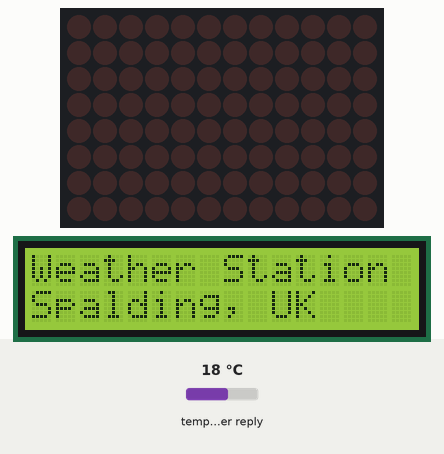
Recording of a sketch running on a simulated Arduino Uno R4 WiFi. On the bench: 12×8 LED matrix, 16×2 character LCD. Inputs (shaded band) come from the test bench; at power-on: temperature in the weather reply 18 °C. WiFi joins after 1.5 s; servers stay silent unless stated; web services answer with replies made up by the test bench; what the sketch prints to the serial monitor is not drawn.

Above: at 1.1 s.
3.8 s: temperature in the weather reply set to -14 °C
At 5.31 s:
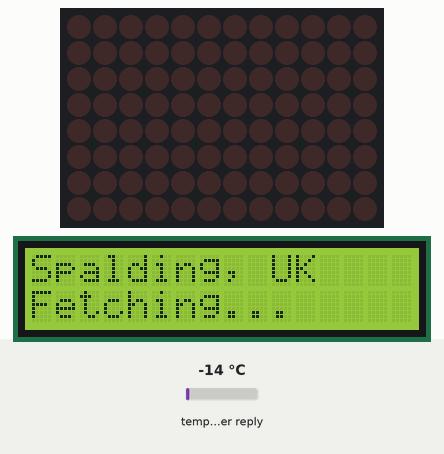
At 6.1 s:
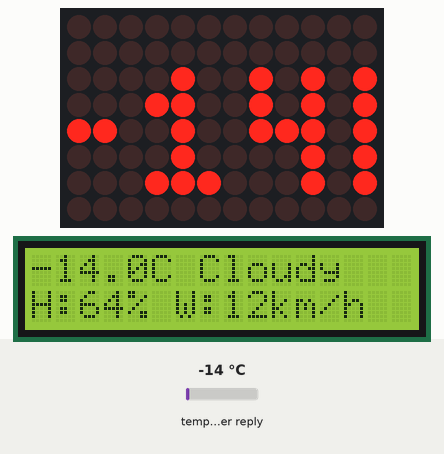
Timing chart, 0 to 7.6 s (numbered marks = the images above; inputs shaded):
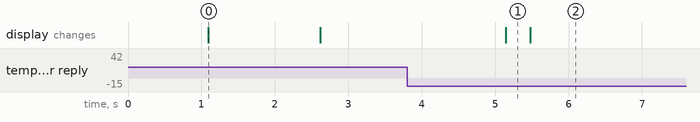

The sketch:

weather_station.ino
```cpp
#include "Arduino_LED_Matrix.h"
#include <WiFiS3.h>
#include <hd44780.h>
#include <hd44780ioClass/hd44780_pinIO.h>

// --- Config ---
const char* ssid = "YOUR_SSID";
const char* pass = "YOUR_PASSWORD";
const char* host = "api.open-meteo.com";
const char* path = "/v1/forecast?latitude=52.79&longitude=-0.15"
                   "&current=temperature_2m,relative_humidity_2m,wind_speed_10m,weather_code"
                   "&forecast_days=1";
const unsigned long REFRESH_MS = 600000; // 10 minutes

// --- Hardware ---
ArduinoLEDMatrix matrix;
hd44780_pinIO lcd(8, 9, 4, 5, 6, 7); // RS=8, E=9, D4=4, D5=5, D6=6, D7=7

// --- State ---
unsigned long lastFetch = 0;
bool firstRun = true;

// --- 3x5 pixel font for LED matrix (digits 0-9, minus, C) ---
const byte font3x5[][5] = {
  { 0b111, 0b101, 0b101, 0b101, 0b111 }, // 0
  { 0b010, 0b110, 0b010, 0b010, 0b111 }, // 1
  { 0b111, 0b001, 0b111, 0b100, 0b111 }, // 2
  { 0b111, 0b001, 0b111, 0b001, 0b111 }, // 3
  { 0b101, 0b101, 0b111, 0b001, 0b001 }, // 4
  { 0b111, 0b100, 0b111, 0b001, 0b111 }, // 5
  { 0b111, 0b100, 0b111, 0b101, 0b111 }, // 6
  { 0b111, 0b001, 0b010, 0b010, 0b010 }, // 7
  { 0b111, 0b101, 0b111, 0b101, 0b111 }, // 8
  { 0b111, 0b101, 0b111, 0b001, 0b111 }, // 9
  { 0b000, 0b000, 0b111, 0b000, 0b000 }, // 10 = minus
  { 0b111, 0b100, 0b100, 0b100, 0b111 }, // 11 = C
};

void drawChar(byte frame[8][12], int charIdx, int xOff, int yOff) {
  for (int row = 0; row < 5; row++) {
    for (int col = 0; col < 3; col++) {
      int x = xOff + col;
      int y = yOff + row;
      if (x >= 0 && x < 12 && y >= 0 && y < 8) {
        if (font3x5[charIdx][row] & (0b100 >> col)) {
          frame[y][x] = 1;
        }
      }
    }
  }
}

// LED matrix: show rounded temp like "7C" or "-3C"
void matrixShowTemp(float temp) {
  byte frame[8][12] = {};
  int chars[6];
  int nChars = 0;

  int rounded = (int)(temp + (temp >= 0 ? 0.5 : -0.5));
  bool negative = rounded < 0;
  if (negative) rounded = -rounded;

  if (negative) chars[nChars++] = 10;
  if (rounded >= 10) chars[nChars++] = rounded / 10;
  chars[nChars++] = rounded % 10;
  chars[nChars++] = 11; // C

  int totalWidth = nChars * 4 - 1;
  int x = (12 - totalWidth) / 2;

  for (int i = 0; i < nChars; i++) {
    drawChar(frame, chars[i], x, 2);
    x += 4;
  }

  matrix.renderBitmap(frame, 8, 12);
}

void matrixShowConnecting() {
  byte frame[8][12] = {};
  static int dot = 0;
  for (int i = 0; i <= dot; i++) {
    frame[4][3 + i * 3] = 1;
  }
  dot = (dot + 1) % 3;
  matrix.renderBitmap(frame, 8, 12);
}

void matrixShowError() {
  byte frame[8][12] = {};
  frame[1][3] = 1; frame[1][8] = 1;
  frame[2][4] = 1; frame[2][7] = 1;
  frame[3][5] = 1; frame[3][6] = 1;
  frame[4][5] = 1; frame[4][6] = 1;
  frame[5][4] = 1; frame[5][7] = 1;
  frame[6][3] = 1; frame[6][8] = 1;
  matrix.renderBitmap(frame, 8, 12);
}

// WMO weather code to short description
const char* weatherDesc(int code) {
  if (code == 0)  return "Clear";
  if (code <= 3)  return "Cloudy";
  if (code <= 49) return "Fog";
  if (code <= 59) return "Drizzle";
  if (code <= 69) return "Rain";
  if (code <= 79) return "Snow";
  if (code <= 84) return "Showers";
  if (code <= 94) return "Snow shwrs";
  return "Storm";
}

// LCD: show full weather details
void lcdShowWeather(float temp, int humidity, float wind, int weatherCode) {
  lcd.clear();

  // Line 1: temp + condition
  lcd.setCursor(0, 0);
  lcd.print(temp, 1);
  lcd.print("C ");
  lcd.print(weatherDesc(weatherCode));

  // Line 2: humidity + wind
  lcd.setCursor(0, 1);
  lcd.print("H:");
  lcd.print(humidity);
  lcd.print("% W:");
  lcd.print(wind, 0);
  lcd.print("km/h");
}

void lcdShowStatus(const char* line1, const char* line2) {
  lcd.clear();
  lcd.setCursor(0, 0);
  lcd.print(line1);
  if (line2) {
    lcd.setCursor(0, 1);
    lcd.print(line2);
  }
}

// --- WiFi ---
bool connectWiFi() {
  if (WiFi.status() == WL_CONNECTED) return true;

  Serial.print("Connecting to WiFi...");
  lcdShowStatus("Connecting to", "WiFi...");

  WiFi.begin(ssid, pass);
  int attempts = 0;
  while (WiFi.status() != WL_CONNECTED && attempts < 30) {
    matrixShowConnecting();
    delay(500);
    attempts++;
  }

  if (WiFi.status() == WL_CONNECTED) {
    Serial.print("Connected, IP: ");
    Serial.println(WiFi.localIP());
    delay(1000);
    return true;
  }

  Serial.println("WiFi failed");
  return false;
}

// --- Parse a float value after a key in the response ---
float parseFloat(const String& resp, const char* key, int fromIdx) {
  int idx = resp.indexOf(key, fromIdx);
  if (idx == -1) return -999;
  int colon = resp.indexOf(':', idx);
  if (colon == -1) return -999;

  String num = "";
  for (int i = colon + 1; i < resp.length() && i < colon + 15; i++) {
    char c = resp.charAt(i);
    if (c == '-' || c == '.' || (c >= '0' && c <= '9')) num += c;
    else if (num.length() > 0) break;
  }
  return num.length() > 0 ? num.toFloat() : -999;
}

int parseInt(const String& resp, const char* key, int fromIdx) {
  float v = parseFloat(resp, key, fromIdx);
  return v > -999 ? (int)v : -999;
}

// --- HTTP fetch ---
bool fetchWeather(float &temp, int &humidity, float &wind, int &weatherCode) {
  WiFiClient client;

  Serial.println("Fetching weather...");
  lcdShowStatus("Spalding, UK", "Fetching...");

  bool connected = false;
  for (int retry = 0; retry < 3 && !connected; retry++) {
    if (retry > 0) delay(2000);
    connected = client.connect(host, 80);
  }
  if (!connected) {
    Serial.println("Server connection failed");
    return false;
  }

  client.print("GET ");
  client.print(path);
  client.println(" HTTP/1.1");
  client.print("Host: ");
  client.println(host);
  client.println("Connection: close");
  client.println();

  unsigned long timeout = millis();
  while (!client.available()) {
    if (millis() - timeout > 15000) {
      client.stop();
      return false;
    }
    delay(100);
  }

  String response = "";
  while (client.connected() || client.available()) {
    if (client.available()) response += (char)client.read();
    else delay(10);
  }
  client.stop();

  // Find the "current":{ block (second occurrence of keys)
  int currentBlock = response.indexOf("\"current\":{");
  if (currentBlock == -1) currentBlock = response.indexOf("\"current\": {");
  if (currentBlock == -1) return false;

  temp = parseFloat(response, "\"temperature_2m\":", currentBlock);
  humidity = parseInt(response, "\"relative_humidity_2m\":", currentBlock);
  wind = parseFloat(response, "\"wind_speed_10m\":", currentBlock);
  weatherCode = parseInt(response, "\"weather_code\":", currentBlock);

  Serial.print("T:"); Serial.print(temp);
  Serial.print(" H:"); Serial.print(humidity);
  Serial.print(" W:"); Serial.print(wind);
  Serial.print(" WMO:"); Serial.println(weatherCode);

  return temp > -999;
}

// --- Main ---
void setup() {
  Serial.begin(115200);
  delay(1000);
  matrix.begin();
  lcd.begin(16, 2);

  Serial.println("Weather Station - Spalding, UK");
  lcdShowStatus("Weather Station", "Spalding, UK");
  delay(1500);
}

void loop() {
  unsigned long now = millis();

  if (firstRun || (now - lastFetch >= REFRESH_MS)) {
    firstRun = false;
    lastFetch = now;

    if (connectWiFi()) {
      float temp;
      int humidity, weatherCode;
      float wind;

      if (fetchWeather(temp, humidity, wind, weatherCode)) {
        matrixShowTemp(temp);
        lcdShowWeather(temp, humidity, wind, weatherCode);
      } else {
        matrixShowError();
        lcdShowStatus("Fetch failed", "Retrying...");
      }
    } else {
      matrixShowError();
      lcdShowStatus("WiFi failed", "Check connection");
    }
  }
}
```

Measured:
- after the input at 3.8 s, the display: first differs from a run without the input after 1.7 s (image 2)
- what the display in image 0 shows lasts 1.5 s, from 1.1 s to 2.6 s
